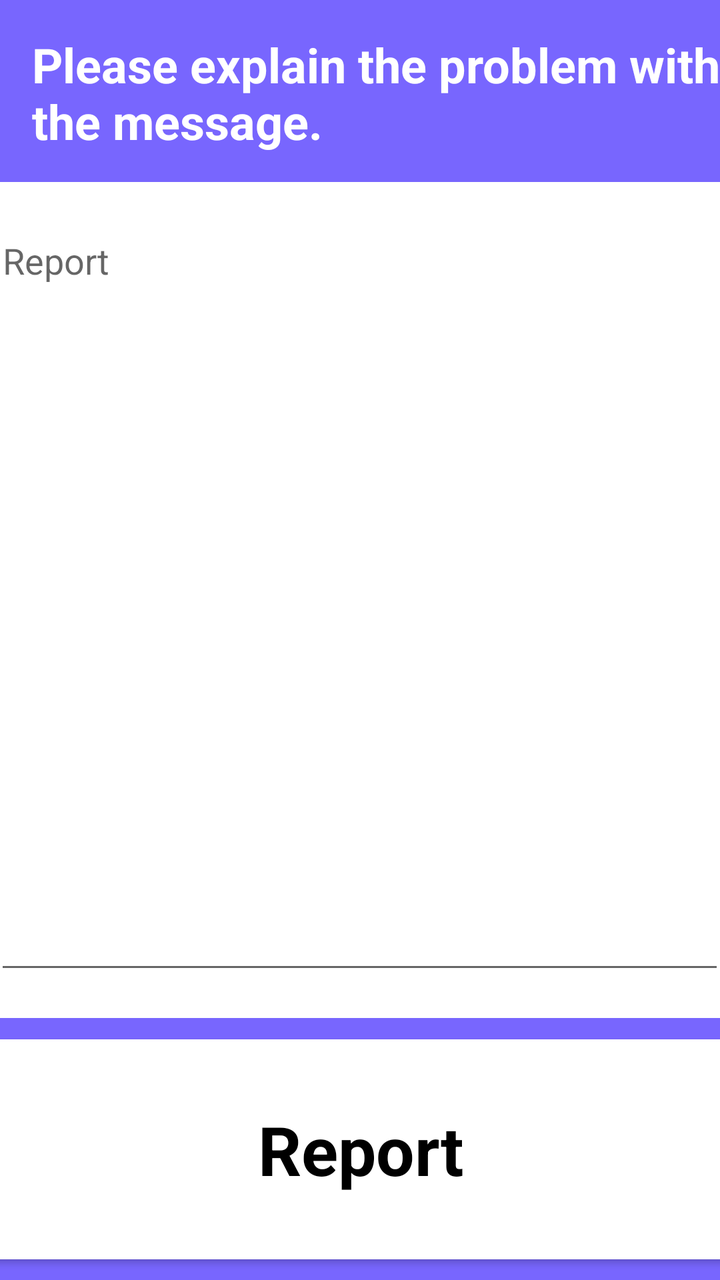
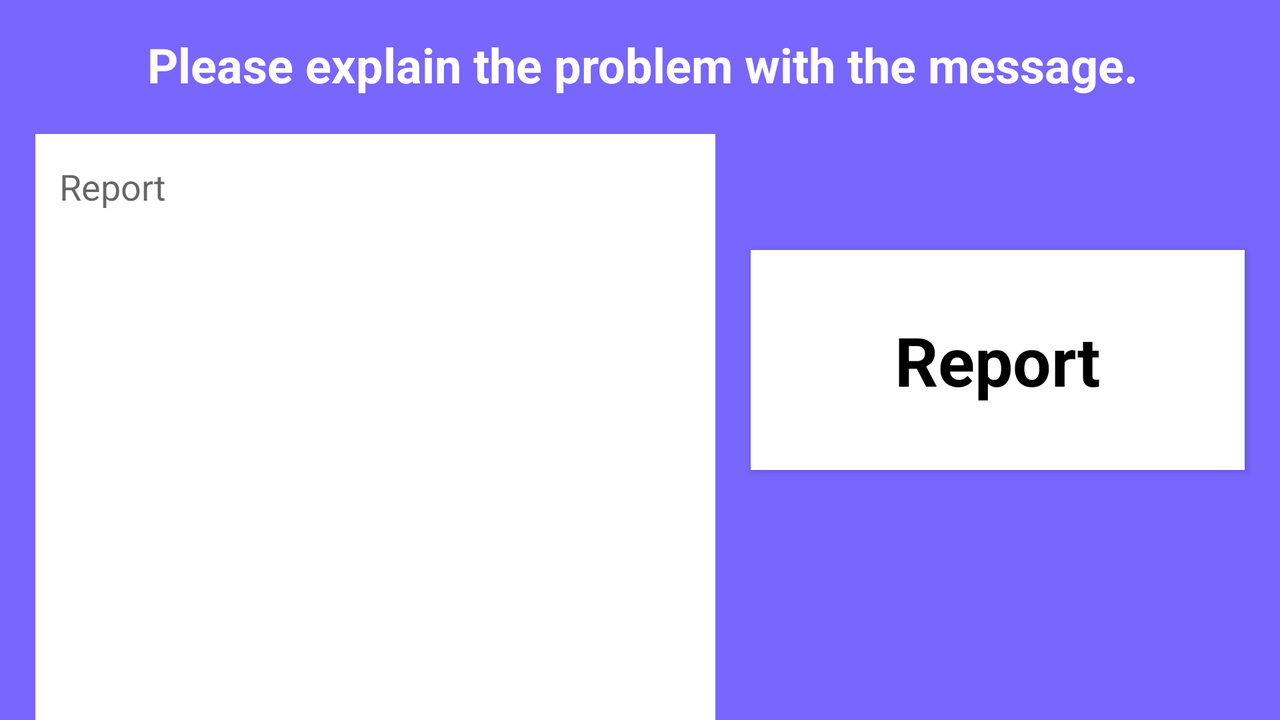

Compare how this app lays out the same screen by default and in its alternative resource folder. The renders come first, then the two layout files and the values they reference.
<!-- AndroidManifest.xml: application theme Theme.Presence -->
<!-- res/layout/activity_report.xml -->
<?xml version="1.0" encoding="utf-8"?>
<androidx.constraintlayout.widget.ConstraintLayout xmlns:android="http://schemas.android.com/apk/res/android"
    xmlns:app="http://schemas.android.com/apk/res-auto"
    xmlns:tools="http://schemas.android.com/tools"
    android:layout_width="match_parent"
    android:layout_height="match_parent"
    tools:context=".activities.ReportActivity">

    <androidx.appcompat.widget.Toolbar
        android:id="@+id/background"
        android:layout_width="0dp"
        android:layout_height="0dp"
        android:background="?attr/colorPrimary"
        android:minHeight="?attr/actionBarSize"
        android:theme="?attr/actionBarTheme"
        app:layout_constraintBottom_toBottomOf="parent"
        app:layout_constraintEnd_toEndOf="parent"
        app:layout_constraintHorizontal_bias="0.0"
        app:layout_constraintStart_toStartOf="parent"
        app:layout_constraintTop_toTopOf="parent"
        app:layout_constraintVertical_bias="1.0" />

    <androidx.appcompat.widget.Toolbar
        android:id="@+id/messageTextContainer"
        android:layout_width="382dp"
        android:layout_height="418dp"
        android:layout_marginTop="16dp"
        android:layout_marginBottom="32dp"
        android:background="@color/white"
        android:minHeight="?attr/actionBarSize"
        android:theme="?attr/actionBarTheme"
        app:layout_constraintBottom_toTopOf="@+id/postButton"
        app:layout_constraintEnd_toEndOf="parent"
        app:layout_constraintStart_toStartOf="parent"
        app:layout_constraintTop_toBottomOf="@+id/reporterNicknameTextView"
        app:layout_constraintVertical_bias="0.0" />

    <EditText
        android:id="@+id/reportTextField"
        android:layout_width="365dp"
        android:layout_height="384dp"
        android:autofillHints="Message"
        android:ems="10"
        android:gravity="start|top"
        android:hint="Report"
        android:inputType="textMultiLine"
        app:layout_constraintBottom_toBottomOf="@+id/messageTextContainer"
        app:layout_constraintEnd_toEndOf="@+id/messageTextContainer"
        app:layout_constraintHorizontal_bias="0.47"
        app:layout_constraintStart_toStartOf="@+id/messageTextContainer"
        app:layout_constraintTop_toTopOf="@+id/messageTextContainer" />

    <TextView
        android:id="@+id/reporterNicknameTextView"
        android:layout_width="365dp"
        android:layout_height="59dp"
        android:layout_marginStart="16dp"
        android:layout_marginTop="16dp"
        android:text="Please explain the problem with the message."
        android:textColor="@color/white"
        android:textSize="24sp"
        android:textStyle="bold"
        app:layout_constraintStart_toStartOf="parent"
        app:layout_constraintTop_toTopOf="parent" />

    <Button
        android:id="@+id/postReportButton"
        android:layout_width="376dp"
        android:layout_height="110dp"
        android:background="#FEFEFE"
        android:backgroundTintMode="src_over"
        android:text="Report"
        android:textAppearance="@style/TextAppearance.AppCompat.Body1"
        android:textColor="#000000"
        android:textSize="34sp"
        android:textStyle="bold"
        app:backgroundTint="@color/white"
        app:layout_constraintBottom_toBottomOf="parent"
        app:layout_constraintEnd_toEndOf="parent"
        app:layout_constraintStart_toStartOf="parent"
        app:layout_constraintTop_toBottomOf="@+id/messageTextContainer" />
</androidx.constraintlayout.widget.ConstraintLayout>
<!-- resources referenced by this layout -->
<resources>
  <color name="white">#FFFFFFFF</color>
  <style name="Theme.Presence" parent="Theme.MaterialComponents.DayNight.NoActionBar">
          
          <item name="colorPrimary">@color/purple_3</item>
          <item name="colorPrimaryVariant">@color/purple_1</item>
          <item name="colorOnPrimary">@color/white</item>
          
          <item name="colorSecondary">@color/teal_200</item>
          <item name="colorSecondaryVariant">@color/teal_700</item>
          <item name="colorOnSecondary">@color/black</item>
          
          <item name="android:statusBarColor">?attr/colorPrimaryVariant</item>
          
      </style>
  <color name="purple_3">#7866FE</color>
  <color name="purple_1">#7A7AD0</color>
  <color name="teal_200">#FF03DAC5</color>
  <color name="teal_700">#FF018786</color>
  <color name="black">#FF000000</color>
</resources>
<!-- res/layout-land/activity_report.xml (the repository's variant of the layout above) -->
<!-- drawn on the phone turned sideways -->
<?xml version="1.0" encoding="utf-8"?>
<androidx.constraintlayout.widget.ConstraintLayout xmlns:android="http://schemas.android.com/apk/res/android"
    xmlns:app="http://schemas.android.com/apk/res-auto"
    xmlns:tools="http://schemas.android.com/tools"
    android:layout_width="match_parent"
    android:layout_height="match_parent"
    tools:context=".activities.ReportActivity">

    <androidx.appcompat.widget.Toolbar
        android:id="@+id/background"
        android:layout_width="0dp"
        android:layout_height="0dp"
        android:background="?attr/colorPrimary"
        android:minHeight="?attr/actionBarSize"
        android:theme="?attr/actionBarTheme"
        app:layout_constraintBottom_toBottomOf="parent"
        app:layout_constraintEnd_toEndOf="parent"
        app:layout_constraintHorizontal_bias="0.0"
        app:layout_constraintStart_toStartOf="parent"
        app:layout_constraintTop_toTopOf="parent"
        app:layout_constraintVertical_bias="1.0" />

    <androidx.appcompat.widget.Toolbar
        android:id="@+id/reportTextContainer"
        android:layout_width="340dp"
        android:layout_height="340dp"
        android:layout_marginTop="16dp"
        android:layout_marginBottom="32dp"
        android:background="@color/white"
        android:minHeight="?attr/actionBarSize"
        android:theme="?attr/actionBarTheme"
        app:layout_constraintBottom_toBottomOf="parent"
        app:layout_constraintEnd_toStartOf="@+id/postReportButton"
        app:layout_constraintStart_toStartOf="parent"
        app:layout_constraintTop_toBottomOf="@+id/reportText"
        app:layout_constraintVertical_bias="0.0" />

    <EditText
        android:id="@+id/reportTextField"
        android:layout_width="324dp"
        android:layout_height="324dp"
        android:layout_marginBottom="8dp"
        android:autofillHints="Message"
        android:ems="10"
        android:gravity="start|top"
        android:hint="Report"
        android:inputType="textMultiLine"
        app:layout_constraintBottom_toBottomOf="@+id/reportTextContainer"
        app:layout_constraintEnd_toEndOf="@+id/reportTextContainer"
        app:layout_constraintStart_toStartOf="@+id/reportTextContainer"
        app:layout_constraintTop_toTopOf="@+id/reportTextContainer" />

    <TextView
        android:id="@+id/reportText"
        android:layout_width="509dp"
        android:layout_height="35dp"
        android:layout_marginStart="16dp"
        android:layout_marginTop="16dp"
        android:text="Please explain the problem with the message."
        android:textColor="@color/white"
        android:textSize="24sp"
        android:textStyle="bold"
        app:layout_constraintStart_toStartOf="parent"
        app:layout_constraintHorizontal_bias="0.5"
        app:layout_constraintEnd_toEndOf="parent"
        app:layout_constraintTop_toTopOf="parent" />

    <Button
        android:id="@+id/postReportButton"
        android:layout_width="247dp"
        android:layout_height="110dp"
        android:background="#FEFEFE"
        android:backgroundTintMode="src_over"
        android:text="Report"
        android:textAppearance="@style/TextAppearance.AppCompat.Body1"
        android:textColor="#000000"
        android:textSize="34sp"
        android:textStyle="bold"
        app:backgroundTint="@color/white"
        app:layout_constraintStart_toEndOf="@+id/reportTextContainer"
        app:layout_constraintEnd_toEndOf="parent"
        app:layout_constraintTop_toTopOf="parent"
        app:layout_constraintVertical_bias="0.5"
        app:layout_constraintBottom_toBottomOf="parent" />
</androidx.constraintlayout.widget.ConstraintLayout>
